Frame 1 (no input): blank canvas, image omitted
Frame 60 (no input): blank canvas, image omitted
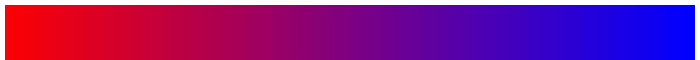
Frame 120 (the mouse pressed at the canvas centre since frame 60)

The p5.js sketch whose frames 1 and 60 were blank and that drew this single picture after the mouse press (run headless with seeded random() and noise() and a simulated clock; from frame 60 on, the mouse is pressed at the canvas centre):

// p5.js sketch
// ── sketch.js
        // Code by @fabiolr //





function MakeGradient(Shades) {
    noStroke()
    var StartX = 5;
    var StartY = 5;
    var Width = (width-(2*StartY))/Shades;
    var Height = height;
    var r = 255;
    var b = 0;
    var i = 255/Shades; 
    for (l = 1; l <= Shades; l++) { 
            EndX = StartX + Width;
            fill(r-l*i,0,b+l*i)
            quad (StartX,StartY,EndX,StartY,EndX,Height,StartX,Height)
            StartX = StartX + Width;
            } 
}

function setup() {
    createCanvas(700, 60);
}

function draw() {
    MakeGradient(mouseX/5);
}
    


  
